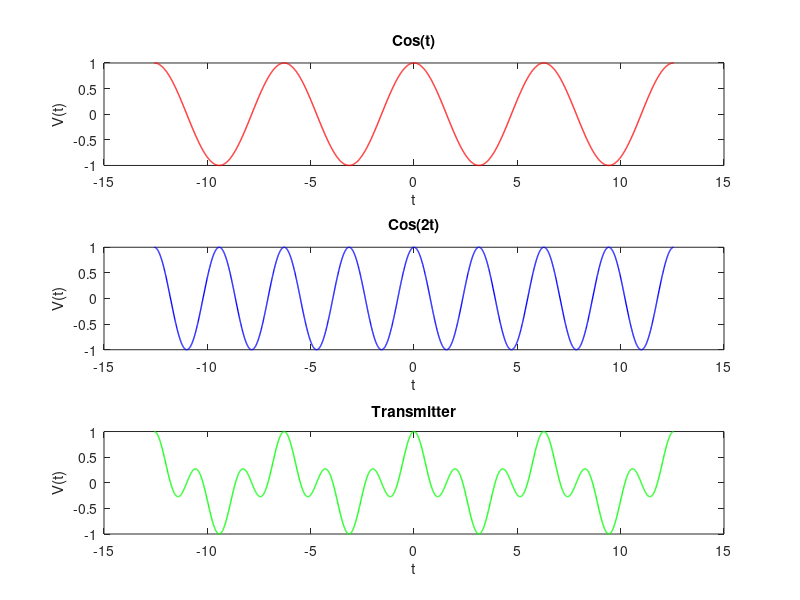

Recreate this plot in MATLAB. (Note: this script raises an error after producing the figure.)
%EE 2170 Signals & Systems

clear;
clc;
close all;

t = (-4*pi):0.01:(4*pi);
y_1 = cos(t); 
y_2 = cos(t.*2);
y_3 = y_1 .* y_2;

figure; 
hold on;

subplot(3,1,1);
plot(t,y_1, 'r', 'LineWidth', 1);
xlabel('t');
ylabel('V(t)');
title('Cos(t)');

subplot(3,1,2);
plot(t,y_2, 'b', 'LineWidth', 1);
xlabel('t');
ylabel('V(t)');
title('Cos(2t)');

subplot(3,1,3);
plot(t,y_3, 'g', 'LineWidth', 1);
xlabel('t');
ylabel('V(t)');
title('Transmitter');

hold off;

figure;
filename = 'RecordedVoice.wav';
[y,freq] = audioread(filename);
sound(y, freq);
t = 0:1/freq:(length(y) - 1)/freq;
plot(t,y);